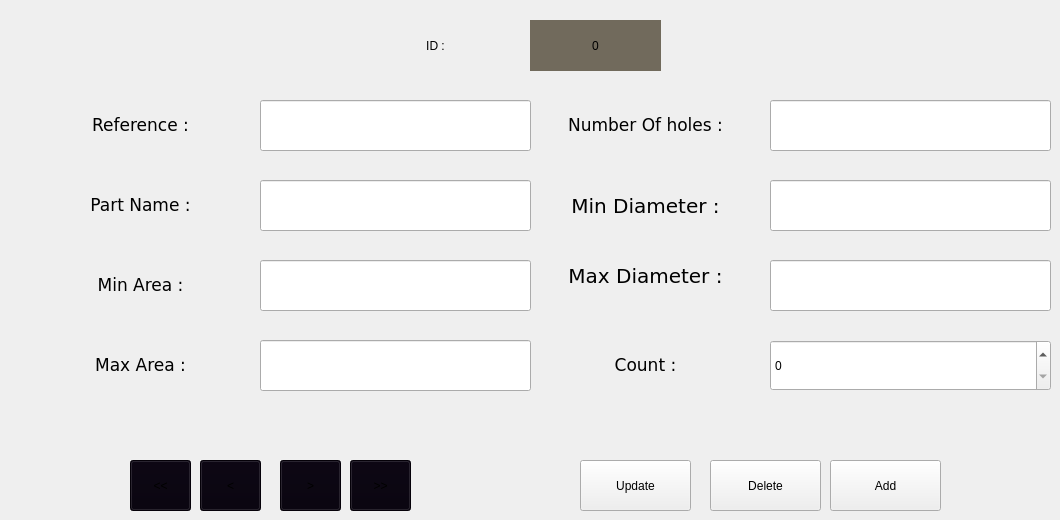
    <widget class="QWidget" name="tab_3">
     <attribute name="title">
      <string>Edit Enventory</string>
     </attribute>
     <widget class="QLabel" name="label_5">
      <property name="geometry">
       <rect>
        <x>370</x>
        <y>20</y>
        <width>131</width>
        <height>51</height>
       </rect>
      </property>
      <property name="text">
       <string>ID :</string>
      </property>
      <property name="alignment">
       <set>Qt::AlignCenter</set>
      </property>
     </widget>
     <widget class="QLabel" name="id">
      <property name="geometry">
       <rect>
        <x>530</x>
        <y>20</y>
        <width>131</width>
        <height>51</height>
       </rect>
      </property>
      <property name="styleSheet">
       <string notr="true">background-color: #716A5C;</string>
      </property>
      <property name="text">
       <string>0</string>
      </property>
      <property name="alignment">
       <set>Qt::AlignCenter</set>
      </property>
     </widget>
     <widget class="QLabel" name="label_7">
      <property name="geometry">
       <rect>
        <x>30</x>
        <y>100</y>
        <width>221</width>
        <height>51</height>
       </rect>
      </property>
      <property name="font">
       <font>
        <family>DejaVu Sans</family>
        <pointsize>13</pointsize>
       </font>
      </property>
      <property name="text">
       <string>Reference :</string>
      </property>
      <property name="alignment">
       <set>Qt::AlignCenter</set>
      </property>
     </widget>
     <widget class="QLabel" name="label_10">
      <property name="geometry">
       <rect>
        <x>30</x>
        <y>180</y>
        <width>221</width>
        <height>51</height>
       </rect>
      </property>
      <property name="font">
       <font>
        <family>DejaVu Sans</family>
        <pointsize>13</pointsize>
       </font>
      </property>
      <property name="text">
       <string>Part Name :</string>
      </property>
      <property name="alignment">
       <set>Qt::AlignCenter</set>
      </property>
     </widget>
     <widget class="QLabel" name="label_11">
      <property name="geometry">
       <rect>
        <x>30</x>
        <y>260</y>
        <width>221</width>
        <height>51</height>
       </rect>
      </property>
      <property name="font">
       <font>
        <family>DejaVu Sans</family>
        <pointsize>13</pointsize>
       </font>
      </property>
      <property name="text">
       <string>Min Area :</string>
      </property>
      <property name="alignment">
       <set>Qt::AlignCenter</set>
      </property>
     </widget>
     <widget class="QLabel" name="label_12">
      <property name="geometry">
       <rect>
        <x>530</x>
        <y>100</y>
        <width>231</width>
        <height>51</height>
       </rect>
      </property>
      <property name="font">
       <font>
        <family>DejaVu Sans</family>
        <pointsize>13</pointsize>
       </font>
      </property>
      <property name="text">
       <string>Number Of holes :</string>
      </property>
      <property name="alignment">
       <set>Qt::AlignCenter</set>
      </property>
     </widget>
     <widget class="QLabel" name="label_13">
      <property name="geometry">
       <rect>
        <x>530</x>
        <y>180</y>
        <width>231</width>
        <height>51</height>
       </rect>
      </property>
      <property name="font">
       <font>
        <family>DejaVu Sans</family>
        <pointsize>15</pointsize>
       </font>
      </property>
      <property name="text">
       <string>Min Diameter :</string>
      </property>
      <property name="alignment">
       <set>Qt::AlignCenter</set>
      </property>
     </widget>
     <widget class="QLabel" name="label_14">
      <property name="geometry">
       <rect>
        <x>530</x>
        <y>250</y>
        <width>231</width>
        <height>51</height>
       </rect>
      </property>
      <property name="font">
       <font>
        <family>DejaVu Sans</family>
        <pointsize>15</pointsize>
       </font>
      </property>
      <property name="text">
       <string>Max Diameter :</string>
      </property>
      <property name="alignment">
       <set>Qt::AlignCenter</set>
      </property>
     </widget>
     <widget class="QLabel" name="label_21">
      <property name="geometry">
       <rect>
        <x>30</x>
        <y>340</y>
        <width>221</width>
        <height>51</height>
       </rect>
      </property>
      <property name="font">
       <font>
        <family>DejaVu Sans</family>
        <pointsize>13</pointsize>
       </font>
      </property>
      <property name="text">
       <string>Max Area :</string>
      </property>
      <property name="alignment">
       <set>Qt::AlignCenter</set>
      </property>
     </widget>
     <widget class="QLineEdit" name="reference">
      <property name="geometry">
       <rect>
        <x>260</x>
        <y>100</y>
        <width>271</width>
        <height>51</height>
       </rect>
      </property>
     </widget>
     <widget class="QLineEdit" name="part_name">
      <property name="geometry">
       <rect>
        <x>260</x>
        <y>180</y>
        <width>271</width>
        <height>51</height>
       </rect>
      </property>
     </widget>
     <widget class="QLineEdit" name="min_area">
      <property name="geometry">
       <rect>
        <x>260</x>
        <y>260</y>
        <width>271</width>
        <height>51</height>
       </rect>
      </property>
     </widget>
     <widget class="QLineEdit" name="max_area">
      <property name="geometry">
       <rect>
        <x>260</x>
        <y>340</y>
        <width>271</width>
        <height>51</height>
       </rect>
      </property>
     </widget>
     <widget class="QLineEdit" name="max_diameter">
      <property name="geometry">
       <rect>
        <x>770</x>
        <y>260</y>
        <width>281</width>
        <height>51</height>
       </rect>
      </property>
     </widget>
     <widget class="QLineEdit" name="number_of_holes">
      <property name="geometry">
       <rect>
        <x>770</x>
        <y>100</y>
        <width>281</width>
        <height>51</height>
       </rect>
      </property>
     </widget>
     <widget class="QLineEdit" name="min_diameter">
      <property name="geometry">
       <rect>
        <x>770</x>
        <y>180</y>
        <width>281</width>
        <height>51</height>
       </rect>
      </property>
     </widget>
     <widget class="QLabel" name="label_20">
      <property name="geometry">
       <rect>
        <x>530</x>
        <y>340</y>
        <width>231</width>
        <height>51</height>
       </rect>
      </property>
      <property name="font">
       <font>
        <family>DejaVu Sans</family>
        <pointsize>13</pointsize>
       </font>
      </property>
      <property name="text">
       <string>Count :</string>
      </property>
      <property name="alignment">
       <set>Qt::AlignCenter</set>
      </property>
     </widget>
     <widget class="QSpinBox" name="count">
      <property name="geometry">
       <rect>
        <x>770</x>
        <y>340</y>
        <width>281</width>
        <height>51</height>
       </rect>
      </property>
     </widget>
     <widget class="QPushButton" name="btn_update">
      <property name="geometry">
       <rect>
        <x>580</x>
        <y>460</y>
        <width>111</width>
        <height>51</height>
       </rect>
      </property>
      <property name="text">
       <string>Update</string>
      </property>
     </widget>
     <widget class="QPushButton" name="btn_delete">
      <property name="geometry">
       <rect>
        <x>710</x>
        <y>460</y>
        <width>111</width>
        <height>51</height>
       </rect>
      </property>
      <property name="text">
       <string>Delete</string>
      </property>
     </widget>
     <widget class="QPushButton" name="btn_add">
      <property name="geometry">
       <rect>
        <x>830</x>
        <y>460</y>
        <width>111</width>
        <height>51</height>
       </rect>
      </property>
      <property name="text">
       <string>Add</string>
      </property>
     </widget>
     <widget class="QPushButton" name="btn_next">
      <property name="geometry">
       <rect>
        <x>280</x>
        <y>460</y>
        <width>61</width>
        <height>51</height>
       </rect>
      </property>
      <property name="styleSheet">
       <string notr="true">background-color: #07020D;</string>
      </property>
      <property name="text">
       <string>&gt;</string>
      </property>
     </widget>
     <widget class="QPushButton" name="btn_previous">
      <property name="geometry">
       <rect>
        <x>200</x>
        <y>460</y>
        <width>61</width>
        <height>51</height>
       </rect>
      </property>
      <property name="styleSheet">
       <string notr="true">background-color: #07020D;</string>
      </property>
      <property name="text">
       <string>&lt;</string>
      </property>
     </widget>
     <widget class="QPushButton" name="btn_last">
      <property name="geometry">
       <rect>
        <x>350</x>
        <y>460</y>
        <width>61</width>
        <height>51</height>
       </rect>
      </property>
      <property name="styleSheet">
       <string notr="true">background-color: #07020D;</string>
      </property>
      <property name="text">
       <string>&gt;&gt;</string>
      </property>
     </widget>
     <widget class="QPushButton" name="btn_first">
      <property name="geometry">
       <rect>
        <x>130</x>
        <y>460</y>
        <width>61</width>
        <height>51</height>
       </rect>
      </property>
      <property name="styleSheet">
       <string notr="true">background-color: #07020D;</string>
      </property>
      <property name="text">
       <string>&lt;&lt;</string>
      </property>
     </widget>
    </widget>
